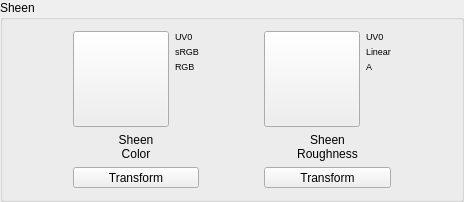
            <widget class="QGroupBox" name="grpSheen">
             <property name="title">
              <string>Sheen</string>
             </property>
             <layout class="QHBoxLayout" name="horizontalLayout_5">
              <item>
               <spacer name="horizontalSpacer_16">
                <property name="orientation">
                 <enum>Qt::Orientation::Horizontal</enum>
                </property>
                <property name="sizeHint" stdset="0">
                 <size>
                  <width>59</width>
                  <height>20</height>
                 </size>
                </property>
               </spacer>
              </item>
              <item>
               <layout class="QVBoxLayout" name="verticalLayout_14">
                <item>
                 <layout class="QHBoxLayout" name="horizontalLayoutSheenColorPreview">
                  <property name="spacing">
                   <number>6</number>
                  </property>
                  <item>
                   <widget class="QPushButton" name="btnSheenColorTex">
                    <property name="minimumSize">
                     <size>
                      <width>96</width>
                      <height>96</height>
                     </size>
                    </property>
                    <property name="maximumSize">
                     <size>
                      <width>96</width>
                      <height>96</height>
                     </size>
                    </property>
                    <property name="acceptDrops">
                     <bool>true</bool>
                    </property>
                    <property name="toolTip">
                     <string>Load/Replace Sheen Color</string>
                    </property>
                    <property name="text">
                     <string/>
                    </property>
                    <property name="iconSize">
                     <size>
                      <width>90</width>
                      <height>90</height>
                     </size>
                    </property>
                   </widget>
                  </item>
                  <item>
                   <layout class="QVBoxLayout" name="verticalLayoutSheenColorMeta">
                    <property name="spacing">
                     <number>4</number>
                    </property>
                    <item>
                     <widget class="QLabel" name="lblSheenColorMetaUV">
                      <property name="font">
                       <font>
                        <pointsize>7</pointsize>
                       </font>
                      </property>
                      <property name="text">
                       <string>UV0</string>
                      </property>
                     </widget>
                    </item>
                    <item>
                     <widget class="QLabel" name="lblSheenColorMetaColorSpace">
                      <property name="font">
                       <font>
                        <pointsize>7</pointsize>
                       </font>
                      </property>
                      <property name="text">
                       <string>sRGB</string>
                      </property>
                     </widget>
                    </item>
                    <item>
                     <widget class="QLabel" name="lblSheenColorMetaPacking">
                      <property name="font">
                       <font>
                        <pointsize>7</pointsize>
                       </font>
                      </property>
                      <property name="text">
                       <string>RGB</string>
                      </property>
                     </widget>
                    </item>
                    <item>
                     <spacer name="verticalSpacerSheenColorMeta">
                      <property name="orientation">
                       <enum>Qt::Orientation::Vertical</enum>
                      </property>
                      <property name="sizeHint" stdset="0">
                       <size>
                        <width>20</width>
                        <height>40</height>
                       </size>
                      </property>
                     </spacer>
                    </item>
                   </layout>
                  </item>
                 </layout>
                </item>
                <item>
                 <widget class="QLabel" name="lblSheenColor">
                  <property name="text">
                   <string>Sheen
Color</string>
                  </property>
                  <property name="alignment">
                   <set>Qt::AlignmentFlag::AlignCenter</set>
                  </property>
                 </widget>
                </item>
                <item>
                 <widget class="QToolButton" name="toolButtonSheenColTexTrsf">
                  <property name="sizePolicy">
                   <sizepolicy hsizetype="MinimumExpanding" vsizetype="Fixed">
                    <horstretch>0</horstretch>
                    <verstretch>0</verstretch>
                   </sizepolicy>
                  </property>
                  <property name="toolTip">
                   <string>Open UV transform controls (offset/scale/rotation)
for this texture</string>
                  </property>
                  <property name="text">
                   <string>Transform</string>
                  </property>
                 </widget>
                </item>
               </layout>
              </item>
              <item>
               <spacer name="horizontalSpacer_17">
                <property name="orientation">
                 <enum>Qt::Orientation::Horizontal</enum>
                </property>
                <property name="sizeHint" stdset="0">
                 <size>
                  <width>59</width>
                  <height>20</height>
                 </size>
                </property>
               </spacer>
              </item>
              <item>
               <layout class="QVBoxLayout" name="verticalLayout_15">
                <item>
                 <layout class="QHBoxLayout" name="horizontalLayoutSheenRoughPreview">
                  <property name="spacing">
                   <number>6</number>
                  </property>
                  <item>
                   <widget class="QPushButton" name="btnSheenRoughTex">
                    <property name="minimumSize">
                     <size>
                      <width>96</width>
                      <height>96</height>
                     </size>
                    </property>
                    <property name="maximumSize">
                     <size>
                      <width>96</width>
                      <height>96</height>
                     </size>
                    </property>
                    <property name="acceptDrops">
                     <bool>true</bool>
                    </property>
                    <property name="toolTip">
                     <string>Load/Replace Sheen Roughness</string>
                    </property>
                    <property name="text">
                     <string/>
                    </property>
                    <property name="iconSize">
                     <size>
                      <width>90</width>
                      <height>90</height>
                     </size>
                    </property>
                   </widget>
                  </item>
                  <item>
                   <layout class="QVBoxLayout" name="verticalLayoutSheenRoughMeta">
                    <property name="spacing">
                     <number>4</number>
                    </property>
                    <item>
                     <widget class="QLabel" name="lblSheenRoughMetaUV">
                      <property name="font">
                       <font>
                        <pointsize>7</pointsize>
                       </font>
                      </property>
                      <property name="text">
                       <string>UV0</string>
                      </property>
                     </widget>
                    </item>
                    <item>
                     <widget class="QLabel" name="lblSheenRoughMetaColorSpace">
                      <property name="font">
                       <font>
                        <pointsize>7</pointsize>
                       </font>
                      </property>
                      <property name="text">
                       <string>Linear</string>
                      </property>
                     </widget>
                    </item>
                    <item>
                     <widget class="QLabel" name="lblSheenRoughMetaPacking">
                      <property name="font">
                       <font>
                        <pointsize>7</pointsize>
                       </font>
                      </property>
                      <property name="text">
                       <string>A</string>
                      </property>
                     </widget>
                    </item>
                    <item>
                     <spacer name="verticalSpacerSheenRoughMeta">
                      <property name="orientation">
                       <enum>Qt::Orientation::Vertical</enum>
                      </property>
                      <property name="sizeHint" stdset="0">
                       <size>
                        <width>20</width>
                        <height>40</height>
                       </size>
                      </property>
                     </spacer>
                    </item>
                   </layout>
                  </item>
                 </layout>
                </item>
                <item>
                 <widget class="QLabel" name="lblSheenRough">
                  <property name="text">
                   <string>Sheen
Roughness</string>
                  </property>
                  <property name="alignment">
                   <set>Qt::AlignmentFlag::AlignCenter</set>
                  </property>
                 </widget>
                </item>
                <item>
                 <widget class="QToolButton" name="toolButtonSheenRghTexTrsf">
                  <property name="sizePolicy">
                   <sizepolicy hsizetype="MinimumExpanding" vsizetype="Fixed">
                    <horstretch>0</horstretch>
                    <verstretch>0</verstretch>
                   </sizepolicy>
                  </property>
                  <property name="toolTip">
                   <string>Open UV transform controls (offset/scale/rotation)
for this texture</string>
                  </property>
                  <property name="text">
                   <string>Transform</string>
                  </property>
                 </widget>
                </item>
               </layout>
              </item>
              <item>
               <spacer name="horizontalSpacer_18">
                <property name="orientation">
                 <enum>Qt::Orientation::Horizontal</enum>
                </property>
                <property name="sizeHint" stdset="0">
                 <size>
                  <width>59</width>
                  <height>20</height>
                 </size>
                </property>
               </spacer>
              </item>
             </layout>
            </widget>
